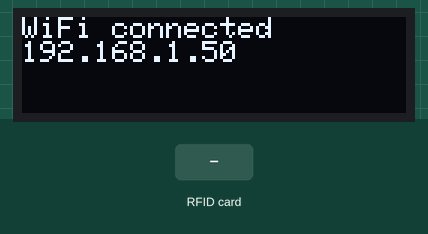
Bench run of a sketch on a simulated ESP32. Shown: 128×32 one-colour display. Inputs (shaded band) come from the test bench. WiFi joins after 1.5 s; servers stay silent unless stated; uploads are accepted with an empty reply; what the sketch prints to the serial monitor is not drawn.

Above: at 1.6 s.
At 4.7 s:
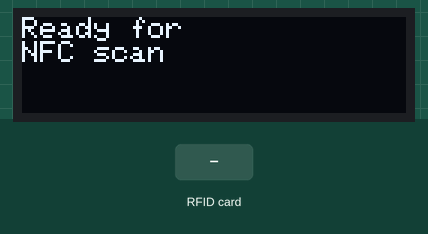
4.8 s: RFID card 5E 7A 19 C4 held to the reader
At 5.1 s:
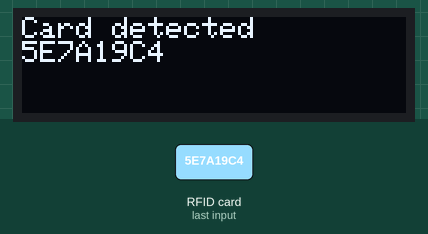
At 7.1 s:
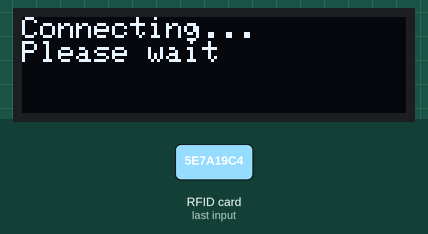
Timing chart, 0 to 8.6 s (numbered marks = the images above; inputs shaded):
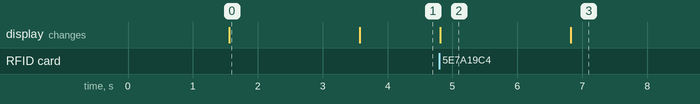

The sketch:

prova_NFC_cloud.ino
```cpp
#include <WiFi.h>
#include <HTTPClient.h>
#include <Wire.h>

TwoWire OLED_I2C = TwoWire(0);
TwoWire NFC_I2C = TwoWire(1);

#define SCREEN_WIDTH 128
#define SCREEN_HEIGHT 32


#include <Adafruit_PN532.h>
#include <ArduinoJson.h>
#include <WiFiClientSecure.h>

#include <Adafruit_GFX.h>
#include <Adafruit_SSD1306.h>

Adafruit_SSD1306 display(
  SCREEN_WIDTH,
  SCREEN_HEIGHT,
  &OLED_I2C,
  -1
);

// WIFI
const char* ssid = "IPP_Guests";
const char* password = "";

// SERVER URL
const char* serverUrl = "https://coffee-counter-292q.onrender.com/coffee";

// PN532 I2C
#define SDA_PIN 21
#define SCL_PIN 22

Adafruit_PN532 nfc(-1, -1, &NFC_I2C);

String lastUID = "";
unsigned long lastScanTime = 0;

const unsigned long scanCooldown = 10000; // 10 seconds

void setup() {

  Serial.begin(115200);

  // I2C
  NFC_I2C.begin(21, 22);
  OLED_I2C.begin(18, 19);

  if(!display.begin(SSD1306_SWITCHCAPVCC, 0x3C)) {

    Serial.println("OLED not found");

    while(1);
  }

  display.clearDisplay();
  display.setTextSize(1);
  display.setTextColor(SSD1306_WHITE);

  display.setCursor(0,0);
  display.println("Coffee Counter");
  display.println("Booting...");

  display.display();

  // NFC init
  nfc.begin();

  uint32_t versiondata = nfc.getFirmwareVersion();

  if (!versiondata) {
    Serial.println("PN532 not found");
    while (1);
  }

  nfc.SAMConfig();

  Serial.println("PN532 ready");

  // WIFI
  WiFi.begin(ssid, password);

  Serial.print("Connecting to WiFi");

  while (WiFi.status() != WL_CONNECTED) {
    delay(500);
    Serial.print(".");
  }

  Serial.println();
  Serial.println("WiFi connected");
  Serial.println(WiFi.localIP());

  display.clearDisplay();

  display.setCursor(0,0);
  display.println("WiFi connected");
  display.println(WiFi.localIP());

  display.display();

  delay(2000);

  display.clearDisplay();

  display.setCursor(0,0);
  display.println("Ready for");
  display.println("NFC scan");

  display.display();

  Serial.println("Ready for NFC scan");
}

void loop() {

  uint8_t success;
  uint8_t uid[] = {0,0,0,0,0,0,0};
  uint8_t uidLength;

  // Try reading NFC card
  success = nfc.readPassiveTargetID(
    PN532_MIFARE_ISO14443A,
    uid,
    &uidLength,
    100  // timeout in ms
  );

  // No card detected
  if (!success) {
    delay(50);
    return;
  }

  // Build UID string
  String uidString = "";

  for (uint8_t i = 0; i < uidLength; i++) {

    if (uid[i] < 0x10) {
      uidString += "0";
    }

    uidString += String(uid[i], HEX);
  }

  uidString.toUpperCase();

  unsigned long currentTime = millis();

  // Ignore duplicate scan within cooldown
  if (uidString == lastUID &&
      currentTime - lastScanTime < scanCooldown) {

    Serial.println("Duplicate scan ignored");

    delay(200);

    return;
  }


  Serial.println();
  Serial.println("======================");
  Serial.print("UID detected: ");
  Serial.println(uidString);

  display.clearDisplay();

  display.setCursor(0,0);
  display.println("Card detected");
  display.println(uidString);

  display.display();
  delay(2000);

  // Check WiFi
  if (WiFi.status() != WL_CONNECTED) {

    Serial.println("WiFi disconnected");
    Serial.println("Reconnecting...");

    WiFi.begin(ssid, password);

    int retries = 0;

    while (WiFi.status() != WL_CONNECTED && retries < 20) {
      delay(500);
      Serial.print(".");
      retries++;
    }

    Serial.println();

    if (WiFi.status() != WL_CONNECTED) {
      Serial.println("WiFi reconnect failed");
      return;
    }

    Serial.println("WiFi reconnected");
  }

  // HTTPS client
  WiFiClientSecure client;

  client.setInsecure();

  client.setTimeout(15000);

  HTTPClient http;

  http.setTimeout(15000);

  http.useHTTP10(true);

  Serial.println("Connecting to server...");

  display.clearDisplay();

  display.setCursor(0,0);
  display.println("Connecting...");
  display.println("Please wait");

  display.display();

  if (!http.begin(client, serverUrl)) {

    Serial.println("HTTP begin failed");
    return;
  }

  http.addHeader("Content-Type", "application/json");
  http.addHeader("Connection", "close");

  String jsonPayload = "{\"uid\":\"" + uidString + "\"}";

  Serial.println("Sending POST...");
  Serial.println(jsonPayload);

  int httpResponseCode = http.POST(jsonPayload);

  Serial.print("HTTP Response code: ");
  Serial.println(httpResponseCode);

  if (httpResponseCode > 0) {

    String response = http.getString();

    Serial.println("Server response:");
    Serial.println(response);

    DynamicJsonDocument doc(1024);

    DeserializationError error = deserializeJson(doc, response);

    if (error) {

      Serial.println("JSON parse failed");

    } else {

      String status = doc["status"];

      if (status == "ok") {

        String name = doc["name"];
        int count = doc["coffee_count"];

        Serial.println();
        Serial.println("USER FOUND");
        Serial.print("Name: ");
        Serial.println(name);

        Serial.print("Coffee count: ");
        Serial.println(count);

        display.clearDisplay();

        display.setTextSize(2);

        display.setCursor(0,0);
        display.println(name);

        display.setTextSize(1);

        display.print("Coffees: ");
        display.println(count);

        display.display();

      }

      else if (status == "new_user") {

        display.clearDisplay();

        display.setCursor(0,0);
        display.println("Unknown user");
        display.println("Registered");

        display.display();

        Serial.println();
        Serial.println("NEW USER CREATED");
      }
    }

  } else {

    Serial.print("HTTP Error: ");
    Serial.println(httpResponseCode);

    display.clearDisplay();

    display.setCursor(0,0);
    display.println("HTTP Error");
    display.println(httpResponseCode);

    display.display();
  }

  http.end();

  client.stop();

  lastUID = uidString;
  lastScanTime = millis();

  Serial.println("Remove NFC tag...");

  // WAIT UNTIL CARD REMOVED
  while (nfc.readPassiveTargetID(
      PN532_MIFARE_ISO14443A,
      uid,
      &uidLength,
      100
    )) {

    delay(100);
  }

  Serial.println("Ready for next scan");
  Serial.println("======================");

  delay(5000);

  display.clearDisplay();

  display.setCursor(0,0);
  display.println("Ready for");
  display.println("NFC scan");

  display.display();
}
```

Measured:
- after the input at 4.8 s, the display: changes at once (image 2)
- what the display in image 0 shows lasts 2.0 s, from 1.6 s to 3.6 s
